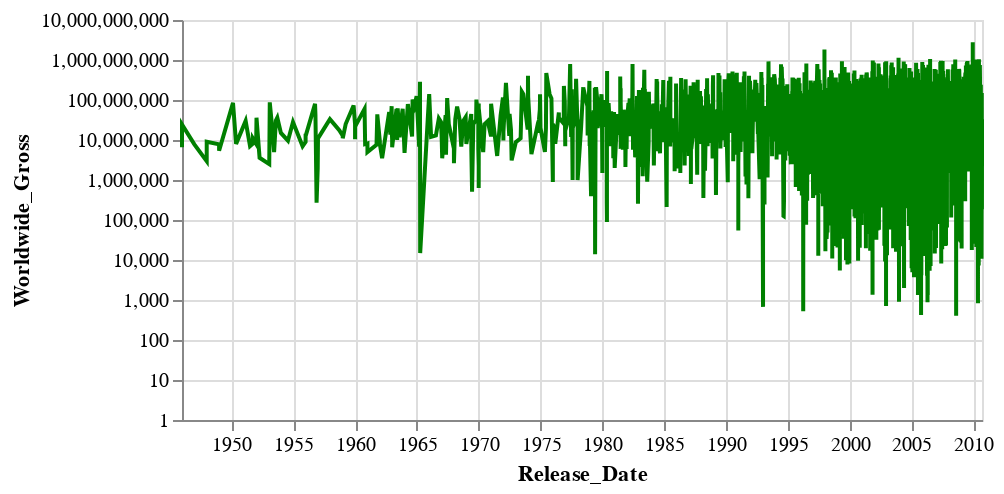

Write notebook code for a chart like this one.
### Code cell
alt.Chart(df).mark_line(color='green').encode(
    x=alt.X('Release_Date:T',axis=alt.Axis(format="%Y")),
    y=alt.Y('Worldwide_Gross').scale(type="log",domain=(1,1e10))
).properties(
        width=400,
        height=200
    )

### Figure 1 — Vega specification as saved in the notebook (floating-point values rounded to 4 significant figures; data arrays with more than 128 entries replaced by an {"elided": "..."} marker saying what was removed)
{"$schema": "https://vega.github.io/schema/vega/v5.json", "data": [{"name": "source_0", "values": {"elided": "3116 records"}, "transform": [{"type": "formula", "expr": "toDate(datum['Release_Date'])", "as": "Release_Date"}]}], "marks": [{"type": "line", "name": "marks", "from": {"data": "source_0"}, "sort": {"field": "x"}, "encode": {"update": {"x": {"field": "Release_Date", "scale": "x"}, "y": {"field": "Worldwide_Gross", "scale": "y"}, "defined": {"signal": "isValid(datum[\"Release_Date\"]) && isFinite(+datum[\"Release_Date\"]) && isValid(datum[\"Worldwide_Gross\"]) && isFinite(+datum[\"Worldwide_Gross\"])"}, "stroke": {"value": "green"}}}, "style": ["line"]}], "scales": [{"name": "x", "type": "time", "domain": {"data": "source_0", "field": "Release_Date"}, "range": [0, {"signal": "width"}]}, {"name": "y", "type": "log", "domain": [1, 10000000000.0], "range": [{"signal": "height"}, 0]}], "axes": [{"scale": "x", "grid": true, "aria": false, "orient": "bottom", "minExtent": 0, "maxExtent": 0, "labels": false, "domain": false, "gridScale": "y", "tickCount": {"signal": "ceil(width/40)"}, "ticks": false, "zindex": 0}, {"scale": "y", "domain": false, "aria": false, "gridScale": "x", "orient": "left", "maxExtent": 0, "labels": false, "grid": true, "ticks": false, "minExtent": 0, "zindex": 0}, {"scale": "x", "grid": false, "orient": "bottom", "labelOverlap": true, "tickCount": {"signal": "ceil(width/40)"}, "zindex": 0, "title": "Release_Date", "labelFlush": true, "format": "%Y"}, {"scale": "y", "zindex": 0, "title": "Worldwide_Gross", "grid": false, "orient": "left", "labelOverlap": "greedy"}], "padding": 5, "height": 200, "background": "white", "width": 400, "style": "cell"}
